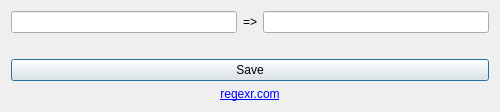
<?xml version="1.0" encoding="UTF-8"?>
<ui version="4.0">
 <class>FilterWindow</class>
 <widget class="QDialog">
  <property name="geometry">
   <rect>
    <x>0</x>
    <y>0</y>
    <width>500</width>
    <height>107</height>
   </rect>
  </property>
  <layout class="QVBoxLayout">
   <item>
    <layout class="QHBoxLayout" name="horizontalLayout">
     <item>
      <widget class="QLineEdit" name="regexEdit"/>
     </item>
     <item>
      <widget class="QLabel">
       <property name="text">
        <string>=></string>
       </property>
      </widget>
     </item>
     <item>
      <widget class="QLineEdit" name="replaceEdit"/>
     </item>
    </layout>
   </item>
   <item>
    <widget class="QLabel" name="output">
     <property name="text">
      <string/>
     </property>
     <property name="alignment">
      <set>Qt::AlignCenter</set>
     </property>
    </widget>
   </item>
   <item>
    <widget class="QPushButton" name="saveButton">
     <property name="text">
      <string>Save</string>
     </property>
    </widget>
   </item>
   <item>
    <widget class="QLabel">
     <property name="text">
      <string>&lt;a href=&quot;https://regexr.com&quot;&gt;regexr.com&lt;/a&gt;</string>
     </property>
     <property name="textFormat">
      <enum>Qt::RichText</enum>
     </property>
     <property name="alignment">
      <set>Qt::AlignCenter</set>
     </property>
     <property name="openExternalLinks">
      <bool>true</bool>
     </property>
     <property name="textInteractionFlags">
      <set>Qt::TextBrowserInteraction</set>
     </property>
    </widget>
   </item>
  </layout>
 </widget>
 <resources/>
 <connections/>
</ui>
